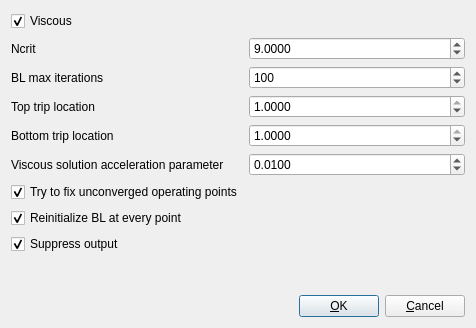
<?xml version="1.0" encoding="UTF-8"?>
<ui version="4.0">
 <class>Dialog</class>
 <widget class="QDialog" name="Dialog">
  <property name="geometry">
   <rect>
    <x>0</x>
    <y>0</y>
    <width>476</width>
    <height>328</height>
   </rect>
  </property>
  <property name="windowTitle">
   <string>Xfoil settings</string>
  </property>
  <layout class="QVBoxLayout" name="verticalLayout">
   <item>
    <layout class="QGridLayout" name="gridLayout">
     <item row="0" column="0">
      <widget class="QCheckBox" name="viscousBox">
       <property name="toolTip">
        <string>&lt;html&gt;&lt;head/&gt;&lt;body&gt;&lt;p&gt;Whether to perform viscous BL calculations&lt;/p&gt;&lt;/body&gt;&lt;/html&gt;</string>
       </property>
       <property name="text">
        <string>Viscous</string>
       </property>
       <property name="checked">
        <bool>true</bool>
       </property>
      </widget>
     </item>
     <item row="1" column="0">
      <widget class="QLabel" name="label">
       <property name="toolTip">
        <string>&lt;html&gt;&lt;head/&gt;&lt;body&gt;&lt;p&gt;Log of the amplification factor of the most-amplified frequency which triggers transition. Can be changed per operating point.&lt;/p&gt;&lt;/body&gt;&lt;/html&gt;</string>
       </property>
       <property name="text">
        <string>Ncrit</string>
       </property>
      </widget>
     </item>
     <item row="1" column="1">
      <widget class="QDoubleSpinBox" name="ncritBox">
       <property name="decimals">
        <number>4</number>
       </property>
       <property name="singleStep">
        <double>0.100000000000000</double>
       </property>
       <property name="value">
        <double>9.000000000000000</double>
       </property>
      </widget>
     </item>
     <item row="2" column="0">
      <widget class="QLabel" name="label_4">
       <property name="text">
        <string>BL max iterations</string>
       </property>
      </widget>
     </item>
     <item row="2" column="1">
      <widget class="QSpinBox" name="maxitBox">
       <property name="minimum">
        <number>1</number>
       </property>
       <property name="maximum">
        <number>1000</number>
       </property>
       <property name="value">
        <number>100</number>
       </property>
      </widget>
     </item>
     <item row="3" column="0">
      <widget class="QLabel" name="label_2">
       <property name="toolTip">
        <string>&lt;html&gt;&lt;head/&gt;&lt;body&gt;&lt;p&gt;In terms of x/c&lt;/p&gt;&lt;/body&gt;&lt;/html&gt;</string>
       </property>
       <property name="text">
        <string>Top trip location</string>
       </property>
      </widget>
     </item>
     <item row="3" column="1">
      <widget class="QDoubleSpinBox" name="xtriptBox">
       <property name="decimals">
        <number>4</number>
       </property>
       <property name="maximum">
        <double>1.000000000000000</double>
       </property>
       <property name="singleStep">
        <double>0.050000000000000</double>
       </property>
       <property name="value">
        <double>1.000000000000000</double>
       </property>
      </widget>
     </item>
     <item row="4" column="0">
      <widget class="QLabel" name="label_3">
       <property name="toolTip">
        <string>&lt;html&gt;&lt;head/&gt;&lt;body&gt;&lt;p&gt;In terms of x/c&lt;/p&gt;&lt;/body&gt;&lt;/html&gt;</string>
       </property>
       <property name="text">
        <string>Bottom trip location</string>
       </property>
      </widget>
     </item>
     <item row="4" column="1">
      <widget class="QDoubleSpinBox" name="xtripbBox">
       <property name="decimals">
        <number>4</number>
       </property>
       <property name="maximum">
        <double>1.000000000000000</double>
       </property>
       <property name="singleStep">
        <double>0.050000000000000</double>
       </property>
       <property name="value">
        <double>1.000000000000000</double>
       </property>
      </widget>
     </item>
     <item row="5" column="0">
      <widget class="QLabel" name="label_5">
       <property name="text">
        <string>Viscous solution acceleration parameter</string>
       </property>
      </widget>
     </item>
     <item row="5" column="1">
      <widget class="QDoubleSpinBox" name="vaccelBox">
       <property name="decimals">
        <number>4</number>
       </property>
       <property name="singleStep">
        <double>0.005000000000000</double>
       </property>
       <property name="value">
        <double>0.010000000000000</double>
       </property>
      </widget>
     </item>
     <item row="6" column="0">
      <widget class="QCheckBox" name="fixUnconvergedBox">
       <property name="toolTip">
        <string>&lt;html&gt;&lt;head/&gt;&lt;body&gt;&lt;p&gt;For any point that fails to converge, reinitialize and try to converge the BL at a point closer to CL = 0, and then run again at the original operating point.&lt;/p&gt;&lt;/body&gt;&lt;/html&gt;</string>
       </property>
       <property name="text">
        <string>Try to fix unconverged operating points</string>
       </property>
       <property name="checked">
        <bool>true</bool>
       </property>
      </widget>
     </item>
     <item row="7" column="0">
      <widget class="QCheckBox" name="reinitializeBox">
       <property name="toolTip">
        <string>&lt;html&gt;&lt;head/&gt;&lt;body&gt;&lt;p&gt;Slower, but more robust. Recommended for optimization.&lt;/p&gt;&lt;/body&gt;&lt;/html&gt;</string>
       </property>
       <property name="text">
        <string>Reinitialize BL at every point</string>
       </property>
       <property name="checked">
        <bool>true</bool>
       </property>
      </widget>
     </item>
     <item row="8" column="0">
      <widget class="QCheckBox" name="silentBox">
       <property name="toolTip">
        <string>&lt;html&gt;&lt;head/&gt;&lt;body&gt;&lt;p&gt;Whether to suppress Xfoil printing to stdout&lt;/p&gt;&lt;/body&gt;&lt;/html&gt;</string>
       </property>
       <property name="text">
        <string>Suppress output</string>
       </property>
       <property name="checked">
        <bool>true</bool>
       </property>
      </widget>
     </item>
    </layout>
   </item>
   <item>
    <spacer name="verticalSpacer">
     <property name="orientation">
      <enum>Qt::Vertical</enum>
     </property>
     <property name="sizeHint" stdset="0">
      <size>
       <width>20</width>
       <height>40</height>
      </size>
     </property>
    </spacer>
   </item>
   <item>
    <layout class="QHBoxLayout" name="horizontalLayout_3">
     <item>
      <spacer name="horizontalSpacer">
       <property name="orientation">
        <enum>Qt::Horizontal</enum>
       </property>
       <property name="sizeHint" stdset="0">
        <size>
         <width>40</width>
         <height>20</height>
        </size>
       </property>
      </spacer>
     </item>
     <item>
      <widget class="QPushButton" name="okButton">
       <property name="text">
        <string>&amp;OK</string>
       </property>
       <property name="autoDefault">
        <bool>false</bool>
       </property>
       <property name="default">
        <bool>true</bool>
       </property>
      </widget>
     </item>
     <item>
      <widget class="QPushButton" name="cancelButton">
       <property name="text">
        <string>&amp;Cancel</string>
       </property>
       <property name="autoDefault">
        <bool>false</bool>
       </property>
      </widget>
     </item>
    </layout>
   </item>
  </layout>
 </widget>
 <tabstops>
  <tabstop>viscousBox</tabstop>
  <tabstop>ncritBox</tabstop>
  <tabstop>maxitBox</tabstop>
  <tabstop>xtriptBox</tabstop>
  <tabstop>xtripbBox</tabstop>
  <tabstop>vaccelBox</tabstop>
  <tabstop>fixUnconvergedBox</tabstop>
  <tabstop>reinitializeBox</tabstop>
  <tabstop>silentBox</tabstop>
  <tabstop>okButton</tabstop>
  <tabstop>cancelButton</tabstop>
 </tabstops>
 <resources/>
 <connections>
  <connection>
   <sender>okButton</sender>
   <signal>clicked()</signal>
   <receiver>Dialog</receiver>
   <slot>accept()</slot>
   <hints>
    <hint type="sourcelabel">
     <x>332</x>
     <y>303</y>
    </hint>
    <hint type="destinationlabel">
     <x>237</x>
     <y>163</y>
    </hint>
   </hints>
  </connection>
  <connection>
   <sender>cancelButton</sender>
   <signal>clicked()</signal>
   <receiver>Dialog</receiver>
   <slot>reject()</slot>
   <hints>
    <hint type="sourcelabel">
     <x>423</x>
     <y>303</y>
    </hint>
    <hint type="destinationlabel">
     <x>237</x>
     <y>163</y>
    </hint>
   </hints>
  </connection>
 </connections>
</ui>
